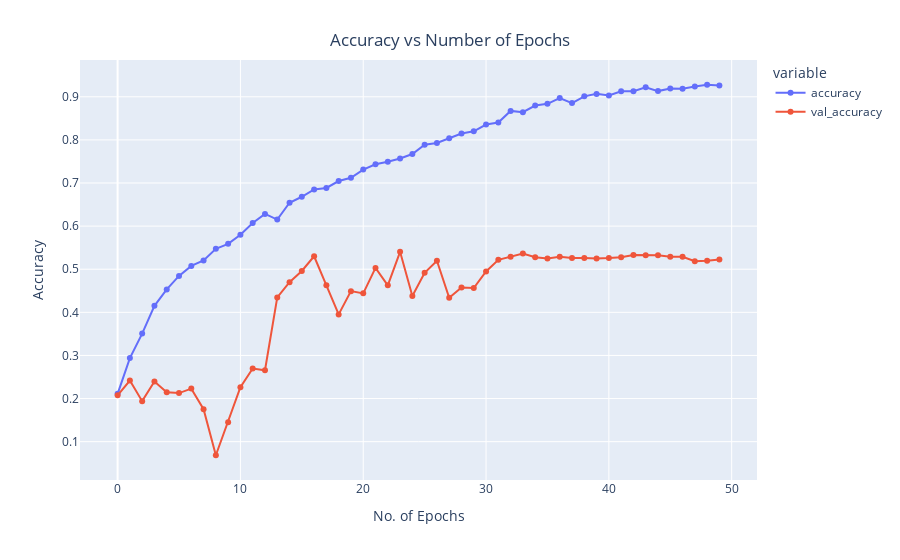

The code cell stored with this chart in its notebook:
### Markdown cell above
## Training some plots

### Code cell
x = px.line(data_frame = history, y = ["accuracy" , "val_accuracy"], markers = True)

x.update_xaxes(title="No. of Epochs")
x.update_yaxes(title = "Accuracy")
x.update_layout(
    showlegend = True,
    title = {
        'text': 'Accuracy vs Number of Epochs',
        'y':0.94,
        'x':0.5,
        'xanchor': 'center',
        'yanchor': 'top'
    }
)

x.show()

### Figure 1 — Plotly figure (JSON) as saved in the notebook; plotly's stock layout.template omitted (floating-point values rounded to 4 significant figures)
{"data": [{"hovertemplate": "variable=accuracy<br>index=%{x}<br>value=%{y}<extra></extra>", "legendgroup": "accuracy", "line": {"color": "#636efa", "dash": "solid"}, "marker": {"symbol": "circle"}, "mode": "lines+markers", "name": "accuracy", "orientation": "v", "showlegend": true, "type": "scatter", "x": [0, 1, 2, 3, 4, 5, 6, 7, 8, 9, 10, 11, 12, 13, 14, 15, 16, 17, 18, 19, 20, 21, 22, 23, 24, 25, 26, 27, 28, 29, 30, 31, 32, 33, 34, 35, 36, 37, 38, 39, 40, 41, 42, 43, 44, 45, 46, 47, 48, 49], "xaxis": "x", "y": [0.211, 0.2939, 0.3507, 0.415, 0.4533, 0.4845, 0.5077, 0.5204, 0.5475, 0.5589, 0.5801, 0.6072, 0.6284, 0.6152, 0.6542, 0.6681, 0.6852, 0.6885, 0.7045, 0.712, 0.7311, 0.7435, 0.7492, 0.757, 0.7673, 0.7887, 0.7929, 0.8037, 0.8148, 0.82, 0.8357, 0.8404, 0.8673, 0.8642, 0.8796, 0.8838, 0.8972, 0.8853, 0.9011, 0.9068, 0.9032, 0.9127, 0.913, 0.922, 0.9132, 0.9192, 0.9189, 0.9241, 0.9279, 0.9264], "yaxis": "y"}, {"hovertemplate": "variable=val_accuracy<br>index=%{x}<br>value=%{y}<extra></extra>", "legendgroup": "val_accuracy", "line": {"color": "#EF553B", "dash": "solid"}, "marker": {"symbol": "circle"}, "mode": "lines+markers", "name": "val_accuracy", "orientation": "v", "showlegend": true, "type": "scatter", "x": [0, 1, 2, 3, 4, 5, 6, 7, 8, 9, 10, 11, 12, 13, 14, 15, 16, 17, 18, 19, 20, 21, 22, 23, 24, 25, 26, 27, 28, 29, 30, 31, 32, 33, 34, 35, 36, 37, 38, 39, 40, 41, 42, 43, 44, 45, 46, 47, 48, 49], "xaxis": "x", "y": [0.2075, 0.2417, 0.194, 0.2396, 0.2147, 0.2127, 0.223, 0.1753, 0.06846, 0.1452, 0.2261, 0.2697, 0.2656, 0.4346, 0.4699, 0.4959, 0.5301, 0.4627, 0.3952, 0.4492, 0.444, 0.5031, 0.4627, 0.5405, 0.4378, 0.4917, 0.5197, 0.4336, 0.4575, 0.4564, 0.4948, 0.5218, 0.529, 0.5363, 0.528, 0.5249, 0.529, 0.5259, 0.5259, 0.5249, 0.5259, 0.528, 0.5332, 0.5322, 0.5322, 0.529, 0.529, 0.5187, 0.5197, 0.5228], "yaxis": "y"}], "layout": {"legend": {"title": {"text": "variable"}, "tracegroupgap": 0}, "margin": {"t": 60}, "showlegend": true, "title": {"text": "Accuracy vs Number of Epochs", "x": 0.5, "xanchor": "center", "y": 0.94, "yanchor": "top"}, "xaxis": {"anchor": "y", "domain": [0, 1], "title": {"text": "No. of Epochs"}}, "yaxis": {"anchor": "x", "domain": [0, 1], "title": {"text": "Accuracy"}}}}
